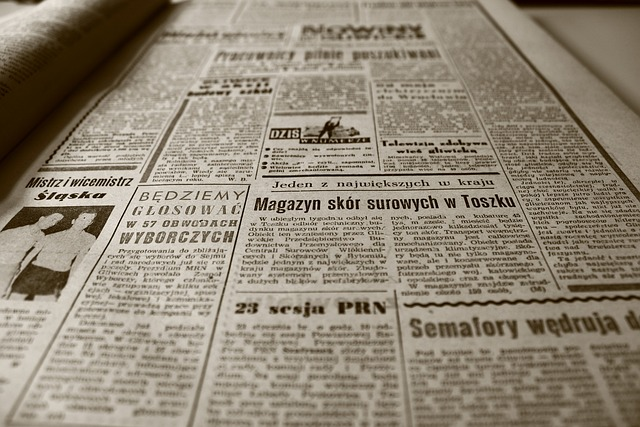
#> input picture OpenCV/newspaper.jpg, 640 x 427 px
$ jupyter execute '12. 이미지 변형(원근).ipynb'
#> lines starting #> are read from the running program, lines starting #| are printed output that depends on the picture
# 12. 이미지 변형(원근)

[cell 1]
import cv2
import numpy as np

img = cv2.imread('newspaper.jpg')
#> img is the input picture: shape (427, 640, 3); mean B, G, R 118.5, 135.1, 145.2

width, height = 640, 240 # 가로크기 640, 세로크기 240으로 결과물 출력

src = np.array([[511,352],[1008,345],[1122,584],[455,594]], dtype=np.float32) # input 4개 지정
dst = np.array([[0,0],[width,0],[width, height],[0,height]], dtype=np.float32) # output 4개 지정
# 좌상, 우상, 우하, 좌하 (시계방향으로 4지점 정의)

matrix = cv2.getPerspectiveTransform(src, dst) # Matrix얻어옴
result = cv2.warpPerspective(img, matrix, (width, height)) # Matrix대로 변환을 함
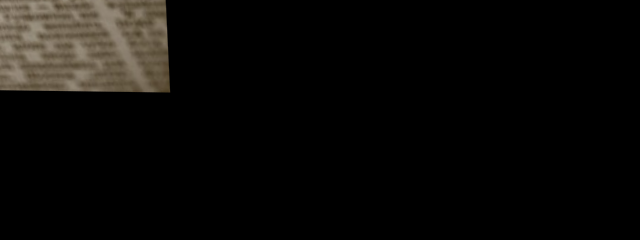
#> result: shape (240, 640, 3); mean B, G, R 8.5, 10.4, 11.7

cv2.imshow('img', img)
cv2.imshow('result', result)
cv2.waitKey(0)
cv2.destroyAllWindows()

## 회전된 이미지 올바로 세우기

[cell 2]
import cv2
import numpy as np

img = cv2.imread('poker.jpg')
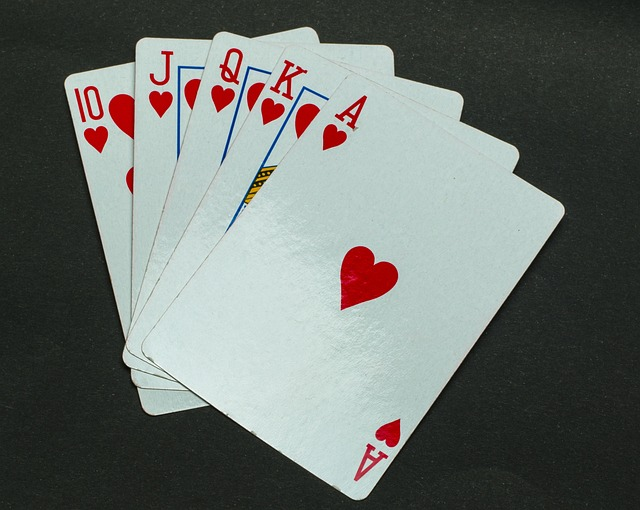
#> input picture OpenCV/poker.jpg, 640 x 510 px
#> img is the input picture: shape (510, 640, 3); mean B, G, R 108.4, 112.6, 107

width, height = 530, 710

src = np.array([[702,143],[1133,414],[726,1007],[276,700]], dtype=np.float32) # input 4개 지정
dst = np.array([[0,0],[width,0],[width, height],[0,height]], dtype=np.float32) # output 4개 지정
# 좌상, 우상, 우하, 좌하 (시계방향으로 4지점 정의)

matrix = cv2.getPerspectiveTransform(src, dst) # Matrix얻어옴
result = cv2.warpPerspective(img, matrix, (width, height)) # Matrix대로 변환을 함
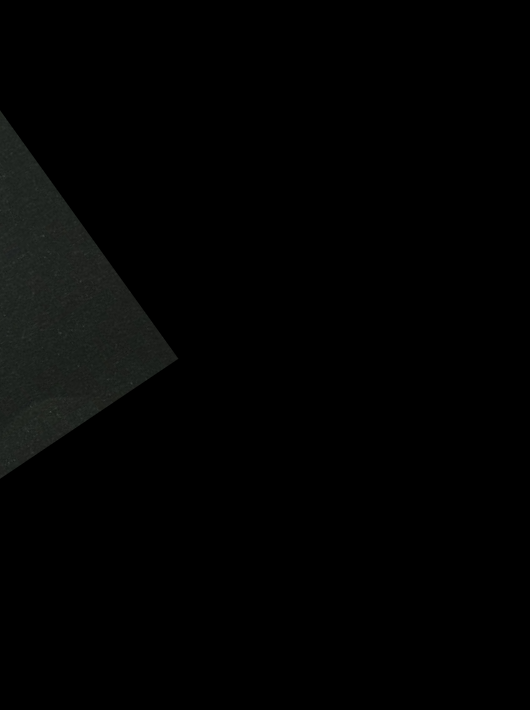
#> result: shape (710, 530, 3); mean B, G, R 2.8, 3.1, 2.7

cv2.imshow('img', img)
cv2.imshow('result', result)
cv2.waitKey(0)
cv2.destroyAllWindows()
